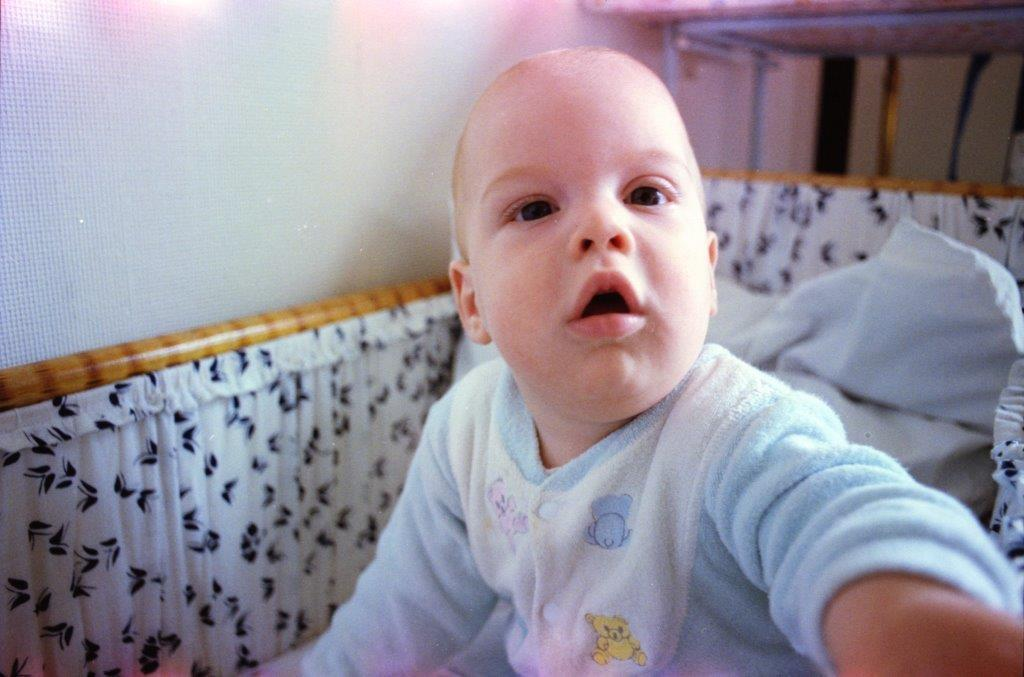
#> input picture pics/babyselfie.jpg, 1024 x 677 px
$ python flipping.py --image ../pics/babyselfie.jpg
#> lines starting #> are read from the running program, lines starting #| are printed output that depends on the picture
# flipping.py

import argparse
import cv2

ap = argparse.ArgumentParser()
ap.add_argument("-i", "--image", required = True, help = "Path to the image")
args = vars(ap.parse_args())

image = cv2.imread(args["image"])
#> image is the input picture: shape (677, 1024, 3); mean B, G, R 156, 144.6, 151.2
cv2.imshow("Original", image)

flipped = cv2.flip(image, 1)
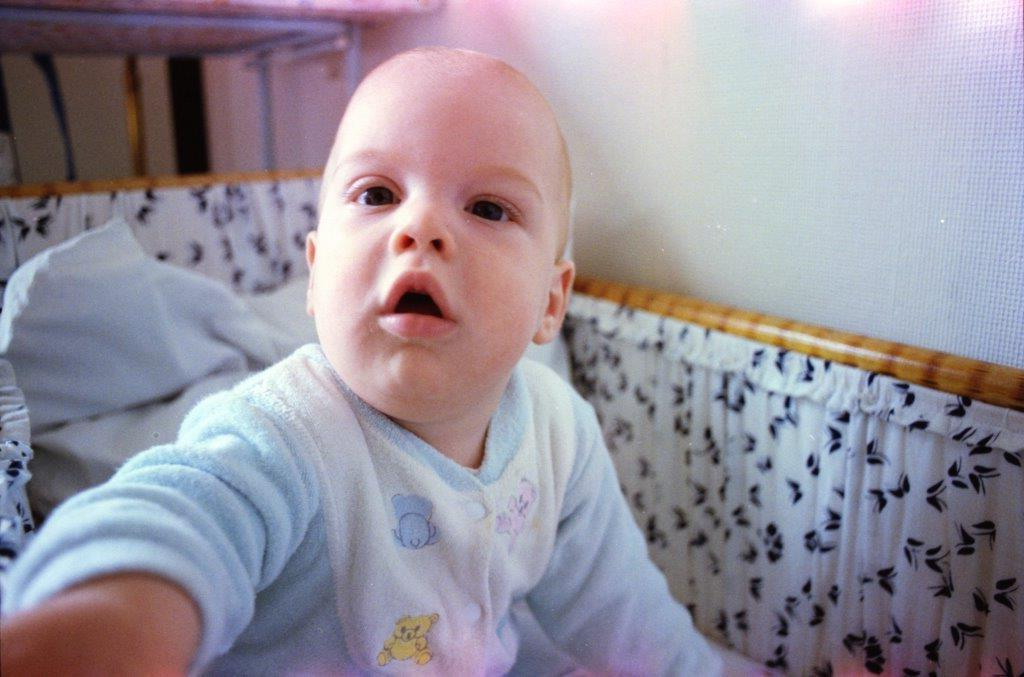
#> flipped: shape (677, 1024, 3); mean B, G, R 156, 144.6, 151.2
cv2.imshow("Flipped horizontally", flipped)

flipped = cv2.flip(image, 0)
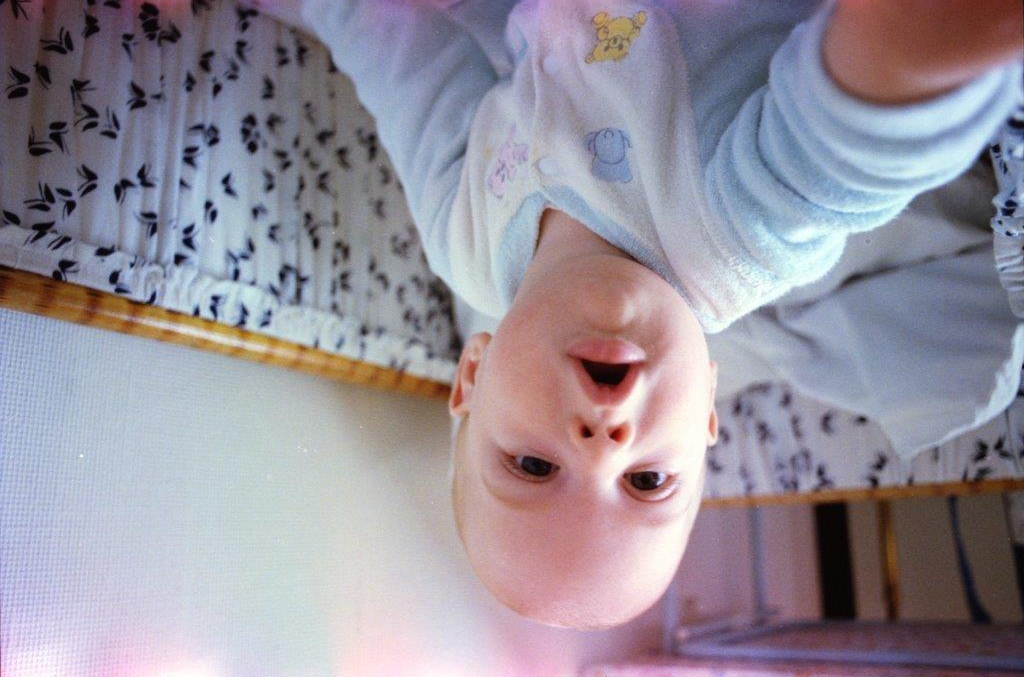
#> flipped: shape (677, 1024, 3); mean B, G, R 156, 144.6, 151.2
cv2.imshow("Flipped vertically", flipped)

flipped = cv2.flip(image, -1)
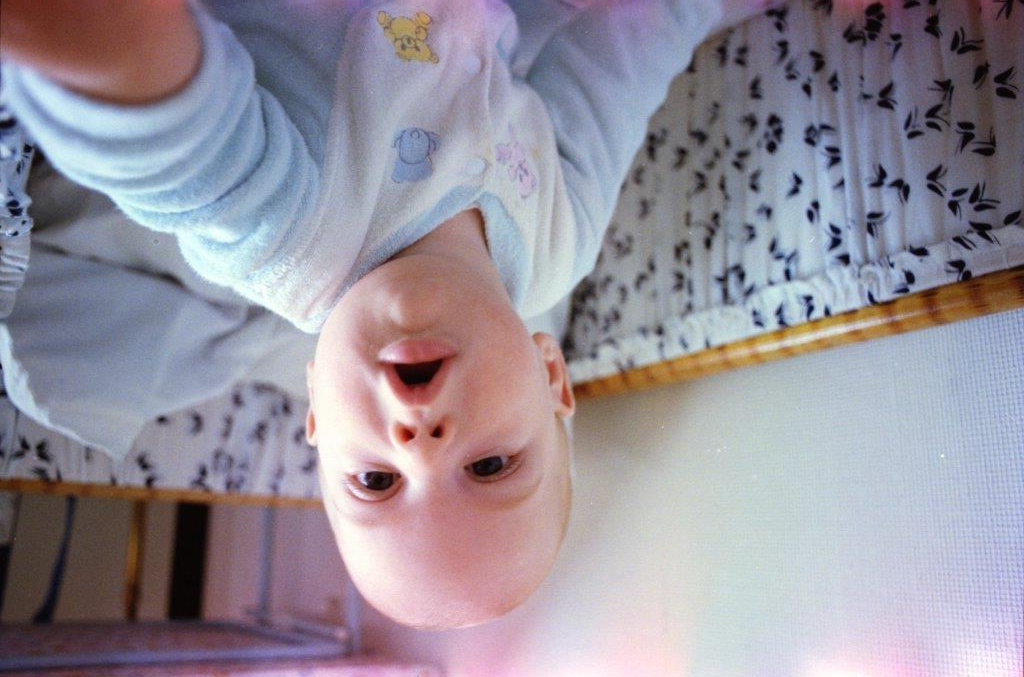
#> flipped: shape (677, 1024, 3); mean B, G, R 156, 144.6, 151.2
cv2.imshow("Flipped horizontally and vertically", flipped)


cv2.waitKey(0)
